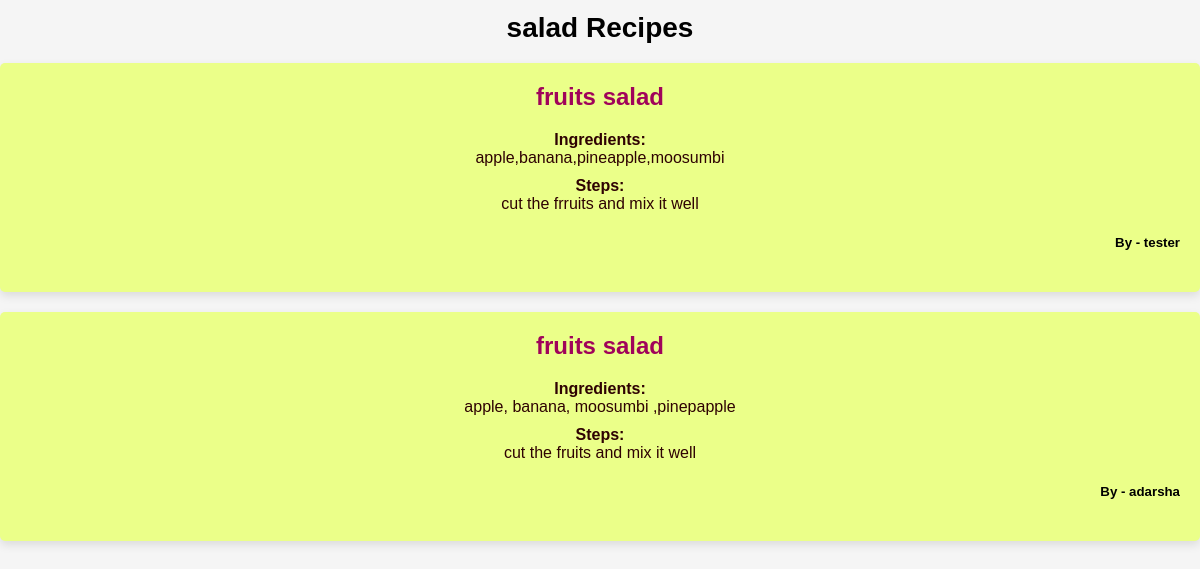
Screenshot of /render_category_page/salad with the database file from the repository.
### tables this page shows
CREATE TABLE recipe(
                    user text,
                    recipe_name text,
                    category text,
                    ingredients text,
                    steps text,
                    FOREIGN KEY (user) REFERENCES user(username));

### app.py (the view)
@app.route('/render_category_page/<category>')
def render_category_page(category):
    recipes = get_recipes_by_category(category)
    return render_template('category.html', category=category, recipes=recipes)

### app.py (called while the page is built)
def connect_db():
    conn = sqlite3.connect('dishdazzle.db')
    return conn

def get_recipes_by_category(category):
    conn = connect_db()
    cursor = conn.cursor()
    cursor.execute("SELECT * FROM recipe WHERE category = ?", (category,))
    recipes = cursor.fetchall()
    conn.close()
    return recipes

### templates/category.html (shortened to what this page needs)
<!DOCTYPE html>
<html lang="en">
<head>
</head>
<body>
    <h1>{{ category }} Recipes</h1>
    {% for recipe in recipes %}
    <div class="recipe">
        <h2>{{ recipe[1] }}</h2>
        <p><strong>Ingredients:</strong><br>{{ recipe[3] }}</p>
        <p><strong>Steps:</strong><br>{{ recipe[4] }}</p>
        <h5>By - {{ recipe[0] }}</h5>
    </div>
    {% endfor %}
</body>
</html>

### templates/category.html (style rules this page uses)
body { font-family: Arial, sans-serif; margin: 0; padding: 0; background-color: #f5f5f5; }
h1 { margin-top: 1%; font-size: 28px; text-align: center; align-items: center; }
.recipe { margin-bottom: 20px; padding: 20px; background-color: #ebff89; border-radius: 5px; box-shadow: 0 4px 10px rgba(0, 0, 0, 0.1); text-align: center; }
.recipe h2 { margin-top: 0; font-size: 24px; color: #a0035a; }
.recipe p { margin: 10px 0; font-size: 16px; color: #2e0202; }
.recipe h5 { text-align: right; border-radius: 5px; }

### rows the page displays
recipe: recipe_name "fruits salad", ingredients "apple,banana,pineapple,moosumbi", steps "cut the frruits and mix it well", user "tester"
recipe: recipe_name "fruits salad", ingredients "apple, banana, moosumbi ,pinepapple", steps "cut the fruits and mix it well", user "adarsha"

### other values shown
{{ category }} "salad"
